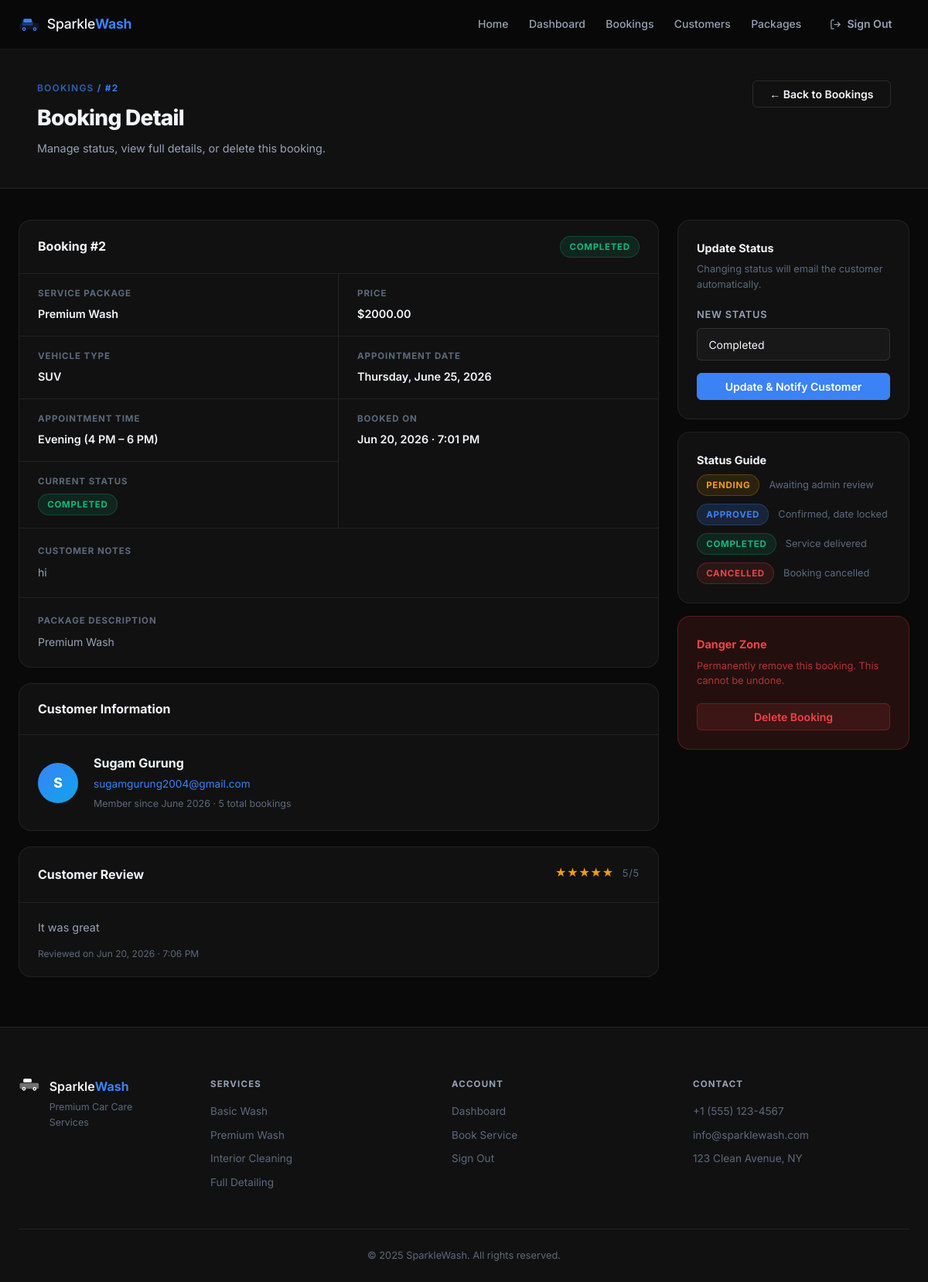
The page /panel/bookings/2/ (signed in) on the database its author committed.
### wash/models.py (models this page shows, shortened)
class Booking(models.Model):
    STATUS_CHOICES = [
        ('pending', 'Pending'),
        ('approved', 'Approved'),
        ('completed', 'Completed'),
        ('cancelled', 'Cancelled'),
    ]
    VEHICLE_TYPES = [
        ('sedan', 'Sedan'),
        ('suv', 'SUV'),
        ('truck', 'Truck'),
        ('van', 'Van'),
        ('motorcycle', 'Motorcycle'),
        ('other', 'Other'),
    ]
    TIME_SLOTS = [
        ('morning', 'Morning (9 AM – 11 AM)'),
        ('afternoon', 'Afternoon (12 PM – 3 PM)'),
        ('evening', 'Evening (4 PM – 6 PM)'),
    ]
    customer = models.ForeignKey(User, on_delete=models.CASCADE, related_name='bookings')
    service_package = models.ForeignKey(ServicePackage, on_delete=models.PROTECT)
    vehicle_type = models.CharField(max_length=20, choices=VEHICLE_TYPES)
    appointment_date = models.DateField()
    appointment_time = models.CharField(max_length=20, choices=TIME_SLOTS, default='morning')
    notes = models.TextField(blank=True)
    status = models.CharField(max_length=20, choices=STATUS_CHOICES, default='pending')
    created_at = models.DateTimeField(auto_now_add=True)
    class Meta:
        ordering = ['-created_at']

class ServicePackage(models.Model):
    name = models.CharField(max_length=100)
    description = models.TextField()
    price = models.DecimalField(max_digits=8, decimal_places=2)

class Review(models.Model):
    RATING_CHOICES = [(i, str(i)) for i in range(1, 6)]
    booking = models.OneToOneField(Booking, on_delete=models.CASCADE, related_name='review')
    rating = models.PositiveSmallIntegerField(choices=RATING_CHOICES)
    comment = models.TextField(blank=True)
    created_at = models.DateTimeField(auto_now_add=True)
    class Meta:
        ordering = ['-created_at']

### wash/views.py (the view)
# urls.py: path('panel/bookings/<int:pk>/', views.admin_booking_detail, name='admin_booking_detail'),
@login_required
@staff_required
def admin_booking_detail(request, pk):
    booking = get_object_or_404(
        Booking.objects.select_related('customer', 'service_package'), pk=pk
    )
    return render(request, 'admin_panel/booking_detail.html', {'booking': booking})

### wash/views.py (called while the page is built)
def _is_staff(user):
    return user.is_active and (user.is_staff or user.is_superuser)

### templates/admin_panel/booking_detail.html (shortened to what this page needs)
{% extends 'base.html' %}
{% block content %}
<div class="page-wrap admin-wrap">
  <div class="admin-header">
    <div class="container">
      <div class="page-header-inner">
        <div>
          <p class="page-eyebrow">
            <a href="{% url 'admin_bookings' %}" style="color:inherit;opacity:.7">Bookings</a> / #{{ booking.pk }}
          </p>
          <h1 class="page-title">Booking Detail</h1>
          <p class="page-sub">Manage status, view full details, or delete this booking.</p>
        </div>
        <a href="{% url 'admin_bookings' %}" class="btn btn-outline">← Back to Bookings</a>
      </div>
    </div>
  </div>
  <div class="container" style="padding-top:2.5rem;padding-bottom:4rem">
    <div class="detail-layout">
      <div class="detail-main">
        <div class="detail-card">
          <div class="detail-card-head">
            <h2>Booking #{{ booking.pk }}</h2>
            <span class="status-pill sp-{{ booking.status }}">{{ booking.get_status_display }}</span>
          </div>
          <div class="detail-grid">
            <div class="detail-field">
              <span class="df-label">Service Package</span>
              <span class="df-value">{{ booking.service_package.name }}</span>
            </div>
            <div class="detail-field">
              <span class="df-label">Price</span>
              <span class="df-value price-cell">${{ booking.service_package.price }}</span>
            </div>
            <div class="detail-field">
              <span class="df-label">Vehicle Type</span>
              <span class="df-value">{{ booking.get_vehicle_type_display }}</span>
            </div>
            <div class="detail-field">
              <span class="df-label">Appointment Date</span>
              <span class="df-value">{{ booking.appointment_date|date:"l, F j, Y" }}</span>
            </div>
            <div class="detail-field">
              <span class="df-label">Appointment Time</span>
              <span class="df-value">{{ booking.get_appointment_time_display }}</span>
            </div>
            <div class="detail-field">
              <span class="df-label">Booked On</span>
              <span class="df-value">{{ booking.created_at|date:"M j, Y · g:i A" }}</span>
            </div>
            <div class="detail-field">
              <span class="df-label">Current Status</span>
              <span class="df-value"><span class="status-pill sp-{{ booking.status }}">{{ booking.get_status_display }}</span></span>
            </div>
          </div>
          {% if booking.notes %}
          <div class="detail-notes">
            <p class="dn-label">Customer Notes</p>
            <p class="dn-text">{{ booking.notes }}</p>
          </div>
          {% endif %}
          <div class="detail-desc">
            <p class="dn-label">Package Description</p>
            <p class="dn-text">{{ booking.service_package.description }}</p>
          </div>
        </div>
        <div class="detail-card" style="margin-top:1.25rem">
          <div class="detail-card-head"><h2>Customer Information</h2></div>
          <div class="customer-detail-block">
            <div class="cdb-avatar">{{ booking.customer.first_name.0|default:booking.customer.username.0|upper }}</div>
            <div class="cdb-info">
              <p class="cdb-name">{{ booking.customer.get_full_name|default:booking.customer.username }}</p>
              <p class="cdb-email">{{ booking.customer.email }}</p>
              <p class="cdb-meta">Member since {{ booking.customer.date_joined|date:"F Y" }} · {{ booking.customer.bookings.count }} total booking{{ booking.customer.bookings.count|pluralize }}</p>
            </div>
          </div>
        </div>
        {% if booking.review %}
        <div class="detail-card" style="margin-top:1.25rem">
          <div class="detail-card-head">
            <h2>Customer Review</h2>
            <span class="review-stars" style="font-size:1rem">
              {% for i in "12345" %}{% if forloop.counter <= booking.review.rating %}★{% else %}☆{% endif %}{% endfor %}
              <span style="color:var(--text-3);font-size:.8rem;margin-left:.35rem">{{ booking.review.rating }}/5</span>
            </span>
          </div>
          <div style="padding:1.25rem 1.5rem">
            {% if booking.review.comment %}
            <p style="font-size:.9rem;color:var(--text-2);line-height:1.65">{{ booking.review.comment }}</p>
            {% else %}
            <p style="font-size:.875rem;color:var(--text-3)">No written comment.</p>
            {% endif %}
            <p style="font-size:.75rem;color:var(--text-3);margin-top:.75rem">Reviewed on {{ booking.review.created_at|date:"M j, Y · g:i A" }}</p>
          </div>
        </div>
        {% elif booking.status == 'completed' %}
        <div class="detail-card" style="margin-top:1.25rem;border-style:dashed">
          <div style="padding:1.25rem 1.5rem;text-align:center;color:var(--text-3)">
            <p style="font-size:.875rem">No review submitted yet for this completed booking.</p>
          </div>
        </div>
        {% endif %}
      </div>
      <div class="detail-sidebar">
        <div class="action-card">
          <h3>Update Status</h3>
          <p class="action-card-sub">Changing status will email the customer automatically.</p>
          <form method="post" action="{% url 'admin_update_status' booking.pk %}">
            <div class="form-group" style="margin-bottom:1rem">
              <label>New Status</label>
              <select name="status" class="status-select">
                <option value="completed" {% if booking.status == 'completed' %}selected{% endif %}>Completed</option>
              </select>
            </div>
            <button type="submit" class="btn btn-primary btn-full">Update &amp; Notify Customer</button>
          </form>
        </div>
        <div class="action-card" style="margin-top:1rem">
          <h3>Status Guide</h3>
          <div class="status-guide">
            <div class="sg-row"><span class="status-pill sp-pending">Pending</span><span>Awaiting admin review</span></div>
            <div class="sg-row"><span class="status-pill sp-approved">Approved</span><span>Confirmed, date locked</span></div>
            <div class="sg-row"><span class="status-pill sp-completed">Completed</span><span>Service delivered</span></div>
            <div class="sg-row"><span class="status-pill sp-cancelled">Cancelled</span><span>Booking cancelled</span></div>
          </div>
        </div>
        <div class="action-card danger-zone" style="margin-top:1rem">
          <h3>Danger Zone</h3>
          <p class="action-card-sub">Permanently remove this booking. This cannot be undone.</p>
          <form method="post" action="{% url 'admin_delete_booking' booking.pk %}" onsubmit="return confirm('Permanently delete booking #{{ booking.pk }}? This cannot be undone.')">
            <button type="submit" class="btn btn-danger btn-full">Delete Booking</button>
          </form>
        </div>
      </div>
    </div>
  </div>
</div>
{% endblock %}

### rows shown on the page
Booking: pk "2", status "COMPLETED", service_package.name "Premium Wash", service_package.price "2000.00", vehicle_type "SUV", appointment_date "Thursday, June 25, 2026", appointment_time "Evening (4 PM – 6 PM)", created_at "Jun 20, 2026 · 7:01 PM", notes "hi", service_package.description "Premium Wash", customer.first_name.0 "S", customer.get_full_name "Sugam Gurung", customer.email "sugamgurung2004@gmail.com", customer.date_joined "June 2026", customer.bookings.count "5", review.rating "5", review.comment "It was great", review.created_at "Jun 20, 2026 · 7:06 PM", status "Completed"
